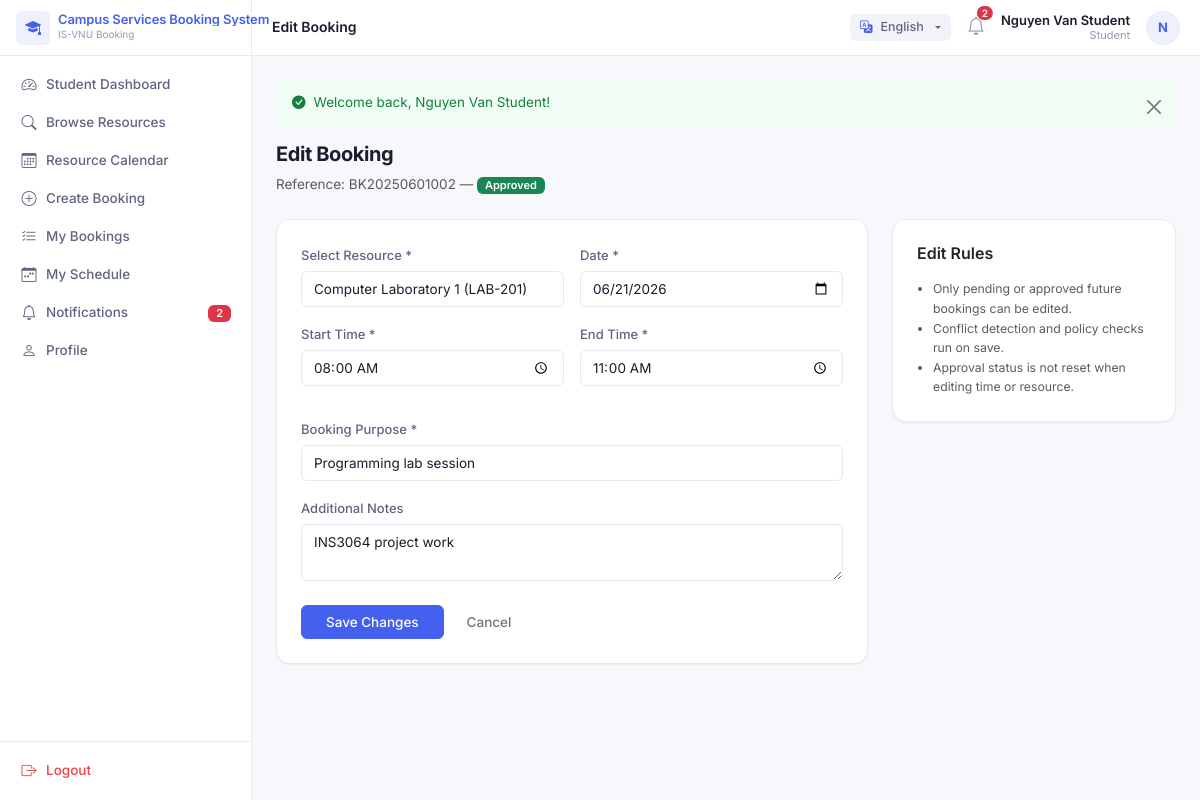
/index.php?page=bookings&action=edit&id=2 (signed in), run on the app's committed database.
### tables this page shows
CREATE TABLE bookings (
  id INT UNSIGNED AUTO_INCREMENT PRIMARY KEY,
  booking_reference VARCHAR(30) NOT NULL UNIQUE,
  user_id INT UNSIGNED NOT NULL,
  resource_id INT UNSIGNED NOT NULL,
  start_datetime DATETIME NOT NULL,
  end_datetime DATETIME NOT NULL,
  purpose VARCHAR(255) NOT NULL,
  additional_notes TEXT,
  status ENUM('pending','approved','rejected','cancelled','completed','expired') NOT NULL DEFAULT 'pending',
  requires_approval TINYINT(1) NOT NULL DEFAULT 0,
  created_at TIMESTAMP DEFAULT CURRENT_TIMESTAMP,
  updated_at TIMESTAMP DEFAULT CURRENT_TIMESTAMP ON UPDATE CURRENT_TIMESTAMP,
  FOREIGN KEY (user_id) REFERENCES users(id) ON DELETE RESTRICT,
  FOREIGN KEY (resource_id) REFERENCES resources(id) ON DELETE RESTRICT,
  INDEX idx_bookings_user (user_id),
  INDEX idx_bookings_resource (resource_id),
  INDEX idx_bookings_status (status),
  INDEX idx_bookings_start (start_datetime),
  INDEX idx_bookings_end (end_datetime)
);

CREATE TABLE users (
  id INT UNSIGNED AUTO_INCREMENT PRIMARY KEY,
  department_id INT UNSIGNED DEFAULT NULL,
  full_name VARCHAR(150) NOT NULL,
  username VARCHAR(80) NOT NULL UNIQUE,
  email VARCHAR(150) NOT NULL UNIQUE,
  password_hash VARCHAR(255) NOT NULL,
  phone VARCHAR(20) DEFAULT NULL,
  student_code VARCHAR(30) DEFAULT NULL UNIQUE,
  staff_code VARCHAR(30) DEFAULT NULL UNIQUE,
  avatar VARCHAR(255) DEFAULT NULL,
  status ENUM('active','inactive','suspended') NOT NULL DEFAULT 'active',
  created_at TIMESTAMP DEFAULT CURRENT_TIMESTAMP,
  updated_at TIMESTAMP DEFAULT CURRENT_TIMESTAMP ON UPDATE CURRENT_TIMESTAMP,
  FOREIGN KEY (department_id) REFERENCES departments(id) ON DELETE SET NULL,
  INDEX idx_users_status (status)
);

CREATE TABLE resources (
  id INT UNSIGNED AUTO_INCREMENT PRIMARY KEY,
  category_id INT UNSIGNED NOT NULL,
  resource_code VARCHAR(50) NOT NULL UNIQUE,
  resource_name VARCHAR(150) NOT NULL,
  location VARCHAR(150) NOT NULL,
  capacity INT UNSIGNED DEFAULT 1,
  description TEXT,
  image VARCHAR(255) DEFAULT NULL,
  status ENUM('available','unavailable','maintenance','restricted') NOT NULL DEFAULT 'available',
  created_at TIMESTAMP DEFAULT CURRENT_TIMESTAMP,
  updated_at TIMESTAMP DEFAULT CURRENT_TIMESTAMP ON UPDATE CURRENT_TIMESTAMP,
  FOREIGN KEY (category_id) REFERENCES resource_categories(id) ON DELETE RESTRICT,
  INDEX idx_resources_category (category_id),
  INDEX idx_resources_status (status)
);

### app/views/bookings/edit.php (the view, shortened to what the rows shown need)
<?php
$bookingDate = date('Y-m-d', strtotime($booking['start_datetime']));
$startTime = date('H:i', strtotime($booking['start_datetime']));
$endTime = date('H:i', strtotime($booking['end_datetime']));
?>
<div class="page-header mb-4">
  <h1 class="h3 fw-bold">Edit Booking</h1>
  <p class="text-muted mb-0">Reference: <?= e($booking['booking_reference']) ?> — <?= status_badge($booking['status']) ?></p>
</div>
<div class="row g-4">
  <div class="col-lg-8">
    <form method="POST" action="<?= route_url('bookings', 'update', ['id' => $booking['id']]) ?>" class="card p-4" id="bookingForm">
      <div class="row g-3">
        <div class="col-md-6">
          <label class="form-label fw-medium">Select Resource *</label>
          <select name="resource_id" class="form-select" required>
            <?php foreach ($resources as $r): ?>
              <option value="<?= $r['id'] ?>" <?= (int) $booking['resource_id'] === (int) $r['id'] ? 'selected' : '' ?>>
                <?= e($r['resource_name']) ?> (<?= e($r['resource_code']) ?>)
              </option>
            <?php endforeach; ?>
          </select>
        </div>
        <div class="col-md-6">
          <label class="form-label fw-medium">Date *</label>
          <input type="date" name="booking_date" class="form-control" min="<?= date('Y-m-d') ?>" value="<?= e($bookingDate) ?>" required>
        </div>
        <div class="col-md-6">
          <label class="form-label fw-medium">Start Time *</label>
          <input type="time" name="start_time" class="form-control" value="<?= e($startTime) ?>" required>
        </div>
        <div class="col-md-6">
          <label class="form-label fw-medium">End Time *</label>
          <input type="time" name="end_time" class="form-control" value="<?= e($endTime) ?>" required>
        </div>
        <div class="col-12">
          <label class="form-label fw-medium">Booking Purpose *</label>
          <input name="purpose" class="form-control" value="<?= e($booking['purpose']) ?>" required>
        </div>
        <div class="col-12">
          <label class="form-label fw-medium">Additional Notes</label>
          <textarea name="additional_notes" class="form-control" rows="2"><?= e($booking['additional_notes'] ?? '') ?></textarea>
        </div>
      </div>
    </form>
  </div>
</div>

### app/helpers/functions.php (shortened to what the rows shown need)
<?php
function url(string $path = ''): string
{
    $path = ltrim($path, '/');
    return APP_URL . ($path ? '/' . $path : '');
}
function e(?string $value): string
{
    return htmlspecialchars($value ?? '', ENT_QUOTES, 'UTF-8');
}
function status_badge(string $status, string $type = 'booking'): string
{
    $classes = [
        'booking' => [
            'pending' => 'bg-warning text-dark',
            'approved' => 'bg-success',
            'rejected' => 'bg-danger',
            'cancelled' => 'bg-secondary',
            'completed' => 'bg-primary',
            'expired' => 'bg-dark',
        ],
        'resource' => [
            'available' => 'bg-success',
            'unavailable' => 'bg-secondary',
            'maintenance' => 'bg-warning text-dark',
            'restricted' => 'bg-danger',
        ],
    ];
    $map = $classes[$type] ?? $classes['booking'];
    $class = $map[$status] ?? 'bg-secondary';
    $label = ucwords(str_replace('_', ' ', $status));
    return '<span class="badge ' . $class . '">' . e($label) . '</span>';
}
function route_url(string $page, string $action = 'index', array $params = []): string
{
    $query = ['page' => $page];
    if ($action !== 'index') {
        $query['action'] = $action;
    }
    foreach ($params as $k => $v) {
        if ($v !== '' && $v !== null) {
            $query[$k] = $v;
        }
    }
    return url('index.php?' . http_build_query($query));
}
function is_active_nav(string $page, ?string $action = null): bool
{
    $currentPage = $_GET['page'] ?? 'dashboard';
    $currentAction = $_GET['action'] ?? 'index';
    if ($currentPage !== $page) {
        return false;
    }
    return $currentAction === $action;
}
function setting(string $key, $default = null, bool $refresh = false)
{
    static $settings = null;
    if ($settings === null || $refresh) {
        $settings = [];
        try {
            $db = Database::getInstance()->getConnection();
            $stmt = $db->query('SELECT setting_key, setting_value FROM settings');
            while ($row = $stmt->fetch()) {
                $settings[$row['setting_key']] = $row['setting_value'];
            }
        } catch (Throwable $e) {
        }
    }
    return $settings[$key] ?? $default;
}
function __(string $key): string
{
    static $dictionary = null;
    $lang = $_SESSION['lang'] ?? null;
    if ($lang === null) {
        $lang = setting('language_default', 'en');
    }
    if ($dictionary === null || $dictionary['lang'] !== $lang) {
        $file = APP_PATH . "/lang/{$lang}.php";
        if (file_exists($file)) {
            $dictionary = [
                'lang' => $lang,
                'data' => include $file
            ];
        } else {
            $dictionary = [
                'lang' => $lang,
                'data' => []
            ];
        }
    }
    return $dictionary['data'][$key] ?? $key;
}

### app/views/layouts/sidebar.php (shortened to what the rows shown need)
<?php
$role = Auth::primaryRole();
$user = Auth::user();
$unreadNotifications = 0;
if ($user) {
    $unreadNotifications = (new NotificationRepository())->countUnread((int) $user['id']);
}
?>
<nav id="sidebar" class="sidebar">
  <ul class="nav flex-column sidebar-nav" id="sidebarNav">
    <?php
    $groupId = 0;
    $inGroup = false;
    foreach ($navItems as $item):
        if (isset($item['group'])):
            if ($inGroup) echo '</ul></li>';
            $groupId++;
            $gid = 'sidebarGroup' . $groupId;
            $isOpen = 'true';
            $collapseClass = 'show';
            $inGroup = true;
    ?>
        <li class="nav-item sidebar-group-item">
          <a class="sidebar-group-toggle text-decoration-none"
             href="#<?= $gid ?>" data-bs-toggle="collapse" aria-expanded="<?= $isOpen ?>">
            <span class="sidebar-group-label-text"><?= e(__($item['group'])) ?></span>
            <i class="bi bi-chevron-down sidebar-chevron"></i>
          </a>
          <ul class="nav flex-column collapse <?= $collapseClass ?>" id="<?= $gid ?>">
    <?php
        else:
            $active = is_active_nav($item['page'], $item['action']);
    ?>
        <li class="nav-item">
          <a class="nav-link sidebar-link <?= $active ? 'active' : '' ?>" href="<?= route_url($item['page'], $item['action']) ?>">
            <i class="bi <?= e($item['icon']) ?>"></i><?= e(__($item['label'])) ?>
            <?php if ($item['page'] === 'notifications' && $unreadNotifications > 0): ?>
              <span class="badge bg-danger ms-auto"><?= $unreadNotifications ?></span>
            <?php endif; ?>
          </a>
        </li>
    <?php
        endif;
    endforeach;
    ?>
  </ul>
</nav>

### app/views/layouts/topbar.php (shortened to what the rows shown need)
<?php
$user = Auth::user();
$role = Auth::primaryRole();
$unreadNotifications = 0;
if ($user) {
    $unreadNotifications = (new NotificationRepository())->countUnread((int) $user['id']);
}
?>
<header class="topbar">
  <div class="d-flex align-items-center gap-3">
    <div class="dropdown">
      <button class="btn btn-sm btn-light border-0 dropdown-toggle d-flex align-items-center gap-2" type="button" id="langDropdown" data-bs-toggle="dropdown" aria-expanded="false">
      </button>
    </div>
    <a href="<?= route_url('notifications') ?>" class="position-relative text-decoration-none"
       style="color:var(--text-muted)" title="Notifications">
      <i class="bi bi-bell" style="font-size:18px"></i>
      <?php if ($unreadNotifications > 0): ?>
        <span class="position-absolute top-0 start-100 translate-middle badge rounded-pill bg-danger notification-badge">
          <?= $unreadNotifications ?>
        </span>
      <?php endif; ?>
    </a>
    <div class="d-none d-sm-flex flex-column text-end" style="line-height:1.2">
      <span class="fw-semibold" style="font-size:13px"><?= e($user['full_name'] ?? '') ?></span>
      <span style="font-size:11px;color:var(--text-muted)"><?= e(__($role)) ?></span>
    </div>
    <a href="<?= route_url('profile') ?>" class="avatar-circle text-decoration-none" title="Profile">
      <?= strtoupper(substr($user['full_name'] ?? 'U', 0, 1)) ?>
    </a>
  </div>
</header>

### data on the page
bookings: id "2", user.full_name "Nguyen Van Student", user.full_name "N", booking_reference "BK20250601002", status "Approved", resource_id "Computer Laboratory 1 (LAB-201)", booking_date "06/21/2026", start_time "08:00", end_time "11:00", purpose "Programming lab session", additional_notes "INS3064 project work"

### other printed values
setting('system_name', 'Campus Services') "Campus Services Booking System"
__($item['label']) "Student Dashboard"
__($item['label']) "Browse Resources"
__($item['label']) "Resource Calendar"
__($item['label']) "Create Booking"
__($item['label']) "My Bookings"
__($item['label']) "My Schedule"
__($item['label']) "Notifications"
__($item['label']) "Profile"
__('Logout') "Logout"
__($title ?? '') "Edit Booking"
__($role) "Student"
$msg "Welcome back, Nguyen Van Student!"
